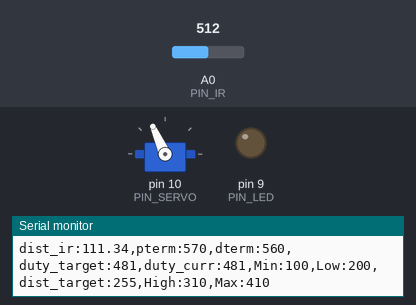
Recording of a sketch running on a simulated Arduino Uno, built with avr-gcc and run on an emulated ATmega328P. Shown: servo, output pins drawn as LEDs (lit = HIGH), the last lines printed to the serial monitor. Inputs (shaded band) come from the test bench; at power-on: A0 (PIN_IR) = 512.

Above: at 1.2 s.
1.3 s: A0 (PIN_IR) set to 716
At 2.1 s:
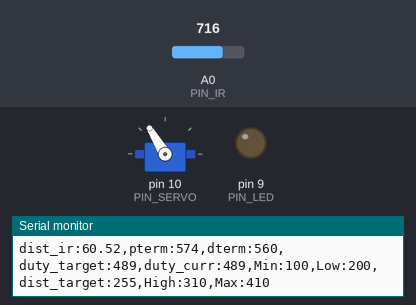
3.0 s: A0 (PIN_IR) set to 691
At 3.8 s:
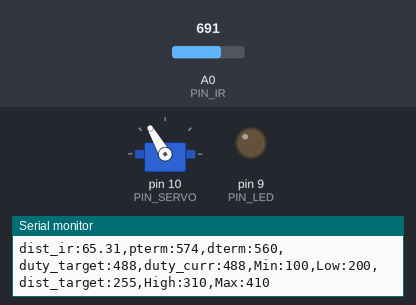
4.6 s: A0 (PIN_IR) set to 122
At 5.2 s:
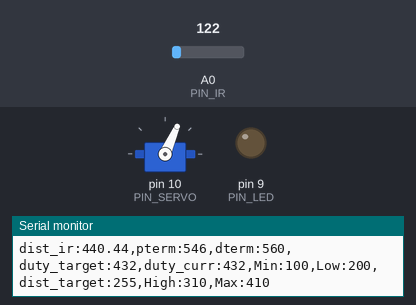
Timing chart, 0 to 7.6 s (numbered marks = the images above; inputs shaded):
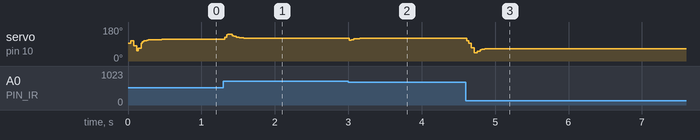

Measured:
- after the input at 1.3 s, servo on pin 10 (PIN_SERVO): 114° → 122° at once, → 121° 0.26 s later
- after the input at 3.0 s, servo on pin 10 (PIN_SERVO): 121° → 120° at once

The sketch:

PD.ino
```cpp
#include <Servo.h>     // [20213066] 서보모터 라이브러리 사용

/////////////////////////////
// Configurable parameters //
/////////////////////////////

// Arduino pin assignment
#define PIN_LED 9          // [20200000] LED 핀 정의
#define PIN_SERVO 10       // [20213069] servo 핀 정의
#define PIN_IR A0      // [20213077] analong 핀 정의

// Framework setting
#define _DIST_TARGET 255  // [20213080] 멈추려는 목표거리 정의
#define _DIST_MIN 100 // [20213058] 측정 최소거리, 플로터 범위
#define _DIST_MAX 410    // [20213065] 측정 최대거리,플로터 범위

// Distance sensor
#define _DIST_ALPHA 0.1

// Servo range
#define _DUTY_MIN 1000    // [20213060] 서보 duty 최소값
#define _DUTY_NEU 1500    // [20213064] 서보 duty 중간값
#define _DUTY_MAX 2000    // [20213079] 서보 duty 최댓값

// Servo speed control
#define _SERVO_ANGLE 30       // [20213062] 서보 각도
#define _SERVO_SPEED 200     // [20213075] 서보의 속도

// Event periods
#define _INTERVAL_DIST 20   // [20213058] 거리측정 주기
#define _INTERVAL_SERVO 20    // [20213055] 서보 조정 주기
#define _INTERVAL_SERIAL 100  // [20213058] 시리얼 제어 주기

#define DELAY_MICROS  1500 // 필터에 넣을 샘플값을 측정하는 딜레이
#define EMA_ALPHA 0.35     // EMA 필터 값을 결정하는 ALPHA 값

// PID parameters
#define _KP 1.5   // [20213058]비례이득
#define _KD 67    // 미분이득


//////////////////////
// global variables //
//////////////////////

// Servo instance
Servo myservo;    // [20213068] 서보 변수명을 myservo로 선언

// Distance sensor
float dist_target; // location to send the ball
float dist_raw, dist_ema, dist_cali;    // [20213077] 측정값, ema필터 적용값

// Event periods
unsigned long last_sampling_time_dist, last_sampling_time_servo, last_sampling_time_serial;
bool event_dist, event_servo, event_serial; // [20213072] 거리, 서보, 시리얼 측정 여부

// Servo speed control
int duty_chg_per_interval; // [20213058]한 주기 당 제어할 최대 duty값
int duty_target, duty_curr; // [20213055] 목표 pulse주기값, 현재 pulse주기값

// PID variables
float error_curr, error_prev, control, pterm, dterm, iterm;

float ema_dist=0;            // EMA 필터에 사용할 변수
float filtered_dist;       // 최종 측정된 거리값을 넣을 변수
float samples_num = 3;     // 스파이크 제거를 위한 부분필터에 샘플을 몇개 측정할 것인지

const float coE[] = {0.0000006, -0.0020767, 1.9200569, -78.4970284};

void setup() {
// initialize GPIO pins for LED and attach servo
pinMode(PIN_LED,OUTPUT);
myservo.attach(PIN_SERVO);

// move servo to neutral position
duty_target = duty_curr = _DUTY_NEU; // [20213075] 초기화
myservo.writeMicroseconds(duty_curr); // [20213078] 서보 중립위치

// initialize serial port
Serial.begin(57600); // [20213058]

// initialize global variables
dist_target = _DIST_TARGET;
dist_raw = dist_ema = ir_distance();
error_curr = error_prev = dist_target - dist_raw;

last_sampling_time_dist = 0; // [20213078] last_sampling_time_dist 초기화
last_sampling_time_servo = 0; // [20213055]
last_sampling_time_serial = 0; // [20213080]

event_dist = event_servo = event_serial = false;

// convert angle speed into duty change per interval.
  duty_chg_per_interval = (float)(_DUTY_MAX - _DUTY_MIN) * _SERVO_SPEED / ((float)_SERVO_ANGLE) * _INTERVAL_SERVO / 1000; // [20213078] 한 주기 당 제어할 최대 duty값 초기화
}


void loop() {
/////////////////////
// Event generator //
/////////////////////
  unsigned long time_curr = millis();
  if(time_curr >= last_sampling_time_dist + _INTERVAL_DIST) {
        last_sampling_time_dist += _INTERVAL_DIST;
        event_dist = true;
  }
  if(time_curr >= last_sampling_time_servo + _INTERVAL_SERVO) {
        last_sampling_time_servo += _INTERVAL_SERVO;
        event_servo = true;
  }
  if(time_curr >= last_sampling_time_serial + _INTERVAL_SERIAL) {
        last_sampling_time_serial += _INTERVAL_SERIAL;
        event_serial = true;
  }
//[20213080]


////////////////////
// Event handlers //
////////////////////

  if(event_dist) {
     event_dist = false; //[20213078]
  // get a distance reading from the distance sensor
      dist_raw = ir_distance(); // [20213055]
      filtered_dist = filtered_ir_distance();
      dist_cali = coE[0] * pow(filtered_dist, 3) + coE[1] * pow(filtered_dist, 2) + coE[2] * filtered_dist + coE[3];
//      dist_ema = (1 - _DIST_ALPHA) * dist_ema + _DIST_ALPHA * dist_raw;  //[20213075]

  // PID control logic
    error_curr = dist_target - dist_cali; // [20213075]
    pterm = _KP * error_curr; // [20213078]
    dterm = _KD * (error_curr - error_prev);  //[20213077]
    control = pterm + dterm; // [20213078]

  // duty_target = f(duty_neutral, control)
    duty_target = _DUTY_NEU + control; // [20213055]

  // keep duty_target value within the range of [_DUTY_MIN, _DUTY_MAX]
  if(duty_target < _DUTY_MIN){
    duty_target = _DUTY_MIN;
  } // [20213080]
  if(duty_target > _DUTY_MAX){
    duty_target = _DUTY_MAX;
  } // [20213080]

   error_prev = error_curr;  // error update
  }

  if(event_servo) {
event_servo = false; // [20213078]

    // adjust duty_curr toward duty_target by duty_chg_per_interval

    // update servo position

// adjust duty_curr toward duty_target by duty_chg_per_interval
  if(duty_target > duty_curr) {
  duty_curr += duty_chg_per_interval;
  if(duty_curr > duty_target) duty_curr = duty_target;
  }
  else {
  duty_curr -= duty_chg_per_interval;
  if(duty_curr < duty_target) duty_curr = duty_target;

  } // [20213075]

}
  // update servo position
  myservo.writeMicroseconds(duty_curr); // [20213058]


  if(event_serial) {
    event_serial = false; // [20213078]
    Serial.print("dist_ir:");
    Serial.print(dist_cali);
    Serial.print(",pterm:");
    Serial.print(map(pterm,-1000,1000,510,610));
    Serial.print(",dterm:");
    Serial.print(map(dterm,-1000,1000,510,610));
    Serial.print(",duty_target:");
    Serial.print(map(duty_target,1000,2000,410,510));
    Serial.print(",duty_curr:");
    Serial.print(map(duty_curr,1000,2000,410,510));
    Serial.println(",Min:100,Low:200,dist_target:255,High:310,Max:410"); // [20213071]
// Min :측정 최소거리, Max : 최대거리, Low : 목표구역 최소거리, dist_target :기준이 되는 거리, High : 목표구역 최대거리 값을 시리얼 모니터에 표시

  }
}

float ir_distance(void){ // return value unit: mm
  int a = 80;
  int b = 429;
  float val;
  float volt = float(analogRead(PIN_IR));
  val = ((6762.0/(volt-9.0))-4.0) * 10.0;
  val = 100 + 300.0 / (b - a) * (val - a);
  return val;
} // [20213075]

float under_noise_filter(void){ // 아래로 떨어지는 형태의 스파이크를 제거해주는 필터
  int currReading;
  int largestReading = 0;
  for (int i = 0; i < samples_num; i++) {
    currReading = ir_distance();
    if (currReading > largestReading) { largestReading = currReading; }
    // Delay a short time before taking another reading
    delayMicroseconds(DELAY_MICROS);
  }
  return largestReading;
}

float filtered_ir_distance(void){ // 아래로 떨어지는 형태의 스파이크를 제거 후, 위로 치솟는 스파이크를 제거하고 EMA필터를 적용함.
  // under_noise_filter를 통과한 값을 upper_nosie_filter에 넣어 최종 값이 나옴.
  int currReading;
  int lowestReading = 1024;
  for (int i = 0; i < samples_num; i++) {
    currReading = under_noise_filter();
    if (currReading < lowestReading) { lowestReading = currReading; }
  }
  // eam 필터 추가
  ema_dist = EMA_ALPHA*lowestReading + (1-EMA_ALPHA)*ema_dist;
  return ema_dist;
}
```
